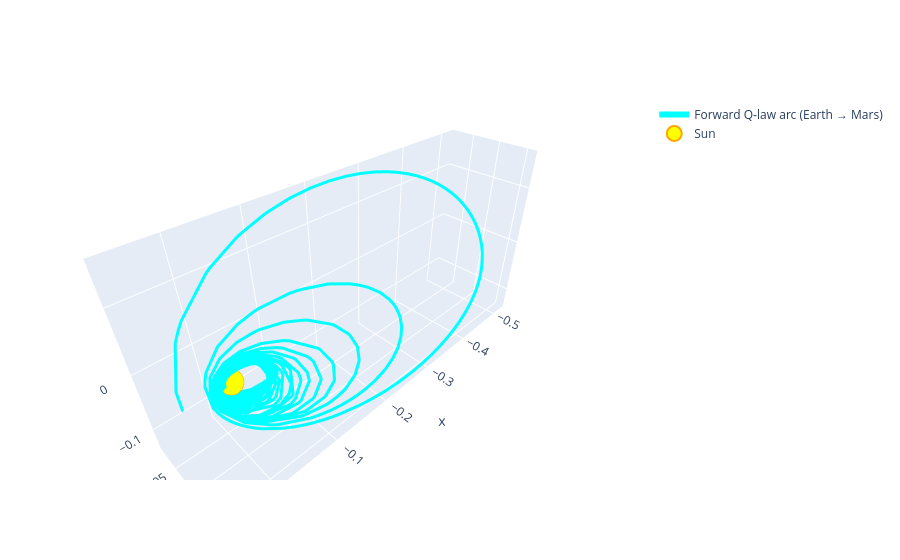

This figure's notebook cell:
### Code cell
best_departure = 0
best_tf = tf
best_sol = fw_sol.copy()
best_fw_ts = fw_ts.copy()

import plotly.graph_objects as go
import numpy as np


# Convert to Gm (1e9 m)
AU_TO_GM = 1.495978707e2

# Example: pick one TOF from your loop
best_tf = tf_days[-1]  # or pick the one you want to visualize
best_t0 = best_departure



# Forward trajectory (Earth -> Mars)
t_days_fw = fw_ts / 86400
r_traj_fw = fw_sol[0:3, :].T / 1e9

# Create 3D figure
fig = go.Figure()


# 1. Forward arc (Earth → Mars)
fig.add_trace(go.Scatter3d(
    x=r_traj_fw[:, 0], y=r_traj_fw[:, 1], z=r_traj_fw[:, 2],
    mode='lines',
    name='Forward Q‑law arc (Earth → Mars)',
    line=dict(width=6, color='cyan'),
    hovertemplate='<b>Time: %{text:.1f} days</b><br>X: %{x:.2f} Gm<br>Y: %{y:.2f} Gm<br>Z: %{z:.2f} Gm<extra></extra>',
    text=t_days_fw
))
fig.add_trace(go.Scatter3d(
    x=[0], y=[0], z=[0],
    mode='markers',
    name='Sun',
    marker=dict(size=15, color='yellow', symbol='circle', line=dict(color='orange', width=2))
))
fig.update_layout(
    scene=dict(
        aspectmode='data'
    )
)

### Figure 1 — Plotly figure (JSON) as saved in the notebook; plotly's stock layout.template omitted (floating-point values rounded to 4 significant figures; data arrays with more than 128 entries replaced by an {"elided": "..."} marker saying what was removed)
{"data": [{"hovertemplate": "<b>Time: %{text:.1f} days</b><br>X: %{x:.2f} Gm<br>Y: %{y:.2f} Gm<br>Z: %{z:.2f} Gm<extra></extra>", "line": {"color": "cyan", "width": 6}, "mode": "lines", "name": "Forward Q‑law arc (Earth → Mars)", "text": {"elided": "5762 float values"}, "type": "scatter3d", "x": {"elided": "5762 float values"}, "y": {"elided": "5762 float values"}, "z": {"elided": "5762 float values"}}, {"marker": {"color": "yellow", "line": {"color": "orange", "width": 2}, "size": 15, "symbol": "circle"}, "mode": "markers", "name": "Sun", "type": "scatter3d", "x": [0], "y": [0], "z": [0]}], "layout": {"scene": {"aspectmode": "data"}}}
